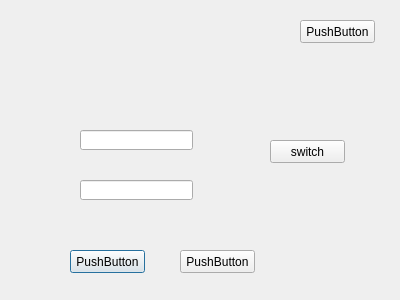
<?xml version="1.0" encoding="UTF-8"?>
<ui version="4.0">
 <class>Dialog</class>
 <widget class="QDialog" name="Dialog">
  <property name="geometry">
   <rect>
    <x>0</x>
    <y>0</y>
    <width>400</width>
    <height>300</height>
   </rect>
  </property>
  <property name="windowTitle">
   <string>Dialog</string>
  </property>
  <widget class="QPushButton" name="pushButton">
   <property name="geometry">
    <rect>
     <x>70</x>
     <y>250</y>
     <width>75</width>
     <height>23</height>
    </rect>
   </property>
   <property name="text">
    <string>PushButton</string>
   </property>
  </widget>
  <widget class="QPushButton" name="pushButton_2">
   <property name="geometry">
    <rect>
     <x>180</x>
     <y>250</y>
     <width>75</width>
     <height>23</height>
    </rect>
   </property>
   <property name="text">
    <string>PushButton</string>
   </property>
  </widget>
  <widget class="QLineEdit" name="lineEdit">
   <property name="geometry">
    <rect>
     <x>80</x>
     <y>130</y>
     <width>113</width>
     <height>20</height>
    </rect>
   </property>
  </widget>
  <widget class="QPushButton" name="pushButton_3">
   <property name="geometry">
    <rect>
     <x>300</x>
     <y>20</y>
     <width>75</width>
     <height>23</height>
    </rect>
   </property>
   <property name="text">
    <string>PushButton</string>
   </property>
  </widget>
  <widget class="QLineEdit" name="lineEdit_2">
   <property name="geometry">
    <rect>
     <x>80</x>
     <y>180</y>
     <width>113</width>
     <height>20</height>
    </rect>
   </property>
  </widget>
  <widget class="QPushButton" name="pushButton_4">
   <property name="geometry">
    <rect>
     <x>270</x>
     <y>140</y>
     <width>75</width>
     <height>23</height>
    </rect>
   </property>
   <property name="text">
    <string>switch</string>
   </property>
  </widget>
 </widget>
 <resources/>
 <connections/>
</ui>
